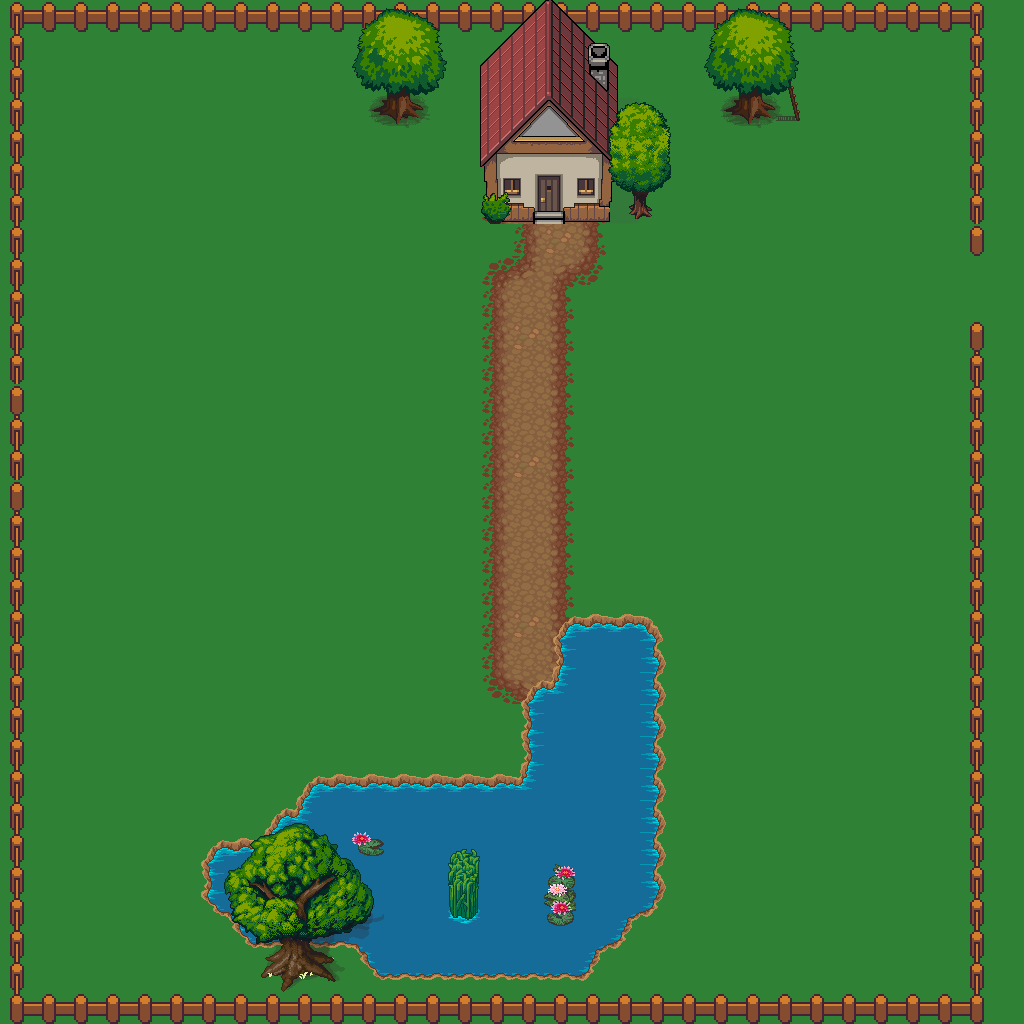

This game map was drawn from its Tiled (.tmx) file and the tilesets committed beside it. A one-line description and the trimmed map source follow:
An orthogonal 32x32 tile map with 32x32 px tiles, 10 tile layers (Grass Layer, Improvement Layer, Road Layer, NoWater Layer, ...), 6 tilesets.

<map version="1.5" tiledversion="1.7.2" orientation="orthogonal" renderorder="right-down" width="32" height="32" tilewidth="32" tileheight="32" infinite="0" nextlayerid="11" nextobjectid="1">
 <tileset firstgid="1" source="mapResource/Terrain.tsx" />
 <tileset firstgid="1025" source="mapResource/Farmhouse_388x324.tsx" />
 <tileset firstgid="1026" source="mapResource/Trees-green.tsx" />
 <tileset firstgid="2050" source="mapResource/Trees-dead.tsx" />
 <tileset firstgid="3074" source="mapResource/house1.tsx" />
 <tileset firstgid="3109" source="mapResource/fence_remix.tsx" />
 <layer id="2" name="Grass Layer" width="32" height="32">
  <data>[1024 cells, 1024 non-empty, 1 distinct tile ids]</data>
 </layer>
 <layer id="4" name="Improvement Layer" width="32" height="32">
  <data>[1024 cells, 0 non-empty, 0 distinct tile ids]</data>
 </layer>
 <layer id="5" name="Road Layer" width="32" height="32">
  <data>[1024 cells, 50 non-empty, 12 distinct tile ids]</data>
 </layer>
 <layer id="1" name="NoWater Layer" width="32" height="32">
  <properties>
   <property name="canWalk" type="bool" value="false" />
  </properties>
  <data>[1024 cells, 114 non-empty, 12 distinct tile ids]</data>
 </layer>
 <layer id="3" name="Water Layer" width="32" height="32">
  <properties>
   <property name="canWalk" type="bool" value="false" />
   <property name="hasWater" type="bool" value="true" />
  </properties>
  <data>[1024 cells, 117 non-empty, 15 distinct tile ids]</data>
 </layer>
 <layer id="9" name="WaterPlants Layer" width="32" height="32">
  <data>[1024 cells, 6 non-empty, 6 distinct tile ids]</data>
 </layer>
 <layer id="10" name="Fence Layer" width="32" height="32">
  <data>[1024 cells, 120 non-empty, 7 distinct tile ids]</data>
 </layer>
 <layer id="8" name="Buildings Layer" width="32" height="32">
  <data>[1024 cells, 38 non-empty, 38 distinct tile ids]</data>
 </layer>
 <layer id="6" name="TreesDead Layer" width="32" height="32">
  <data>[1024 cells, 59 non-empty, 50 distinct tile ids]</data>
 </layer>
 <layer id="7" name="Trees Layer" width="32" height="32">
  <data>[1024 cells, 64 non-empty, 52 distinct tile ids]</data>
 </layer>
</map>
